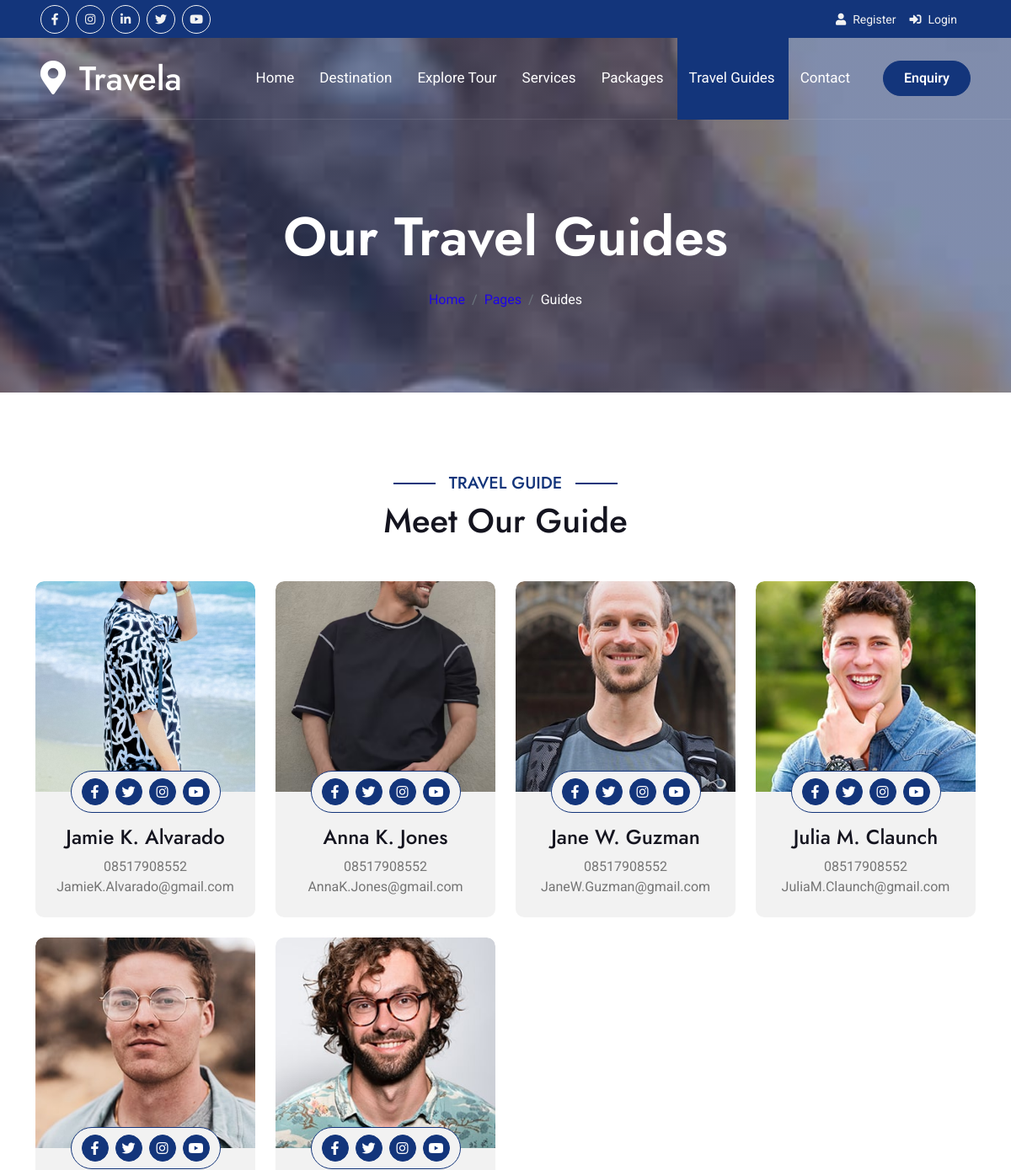
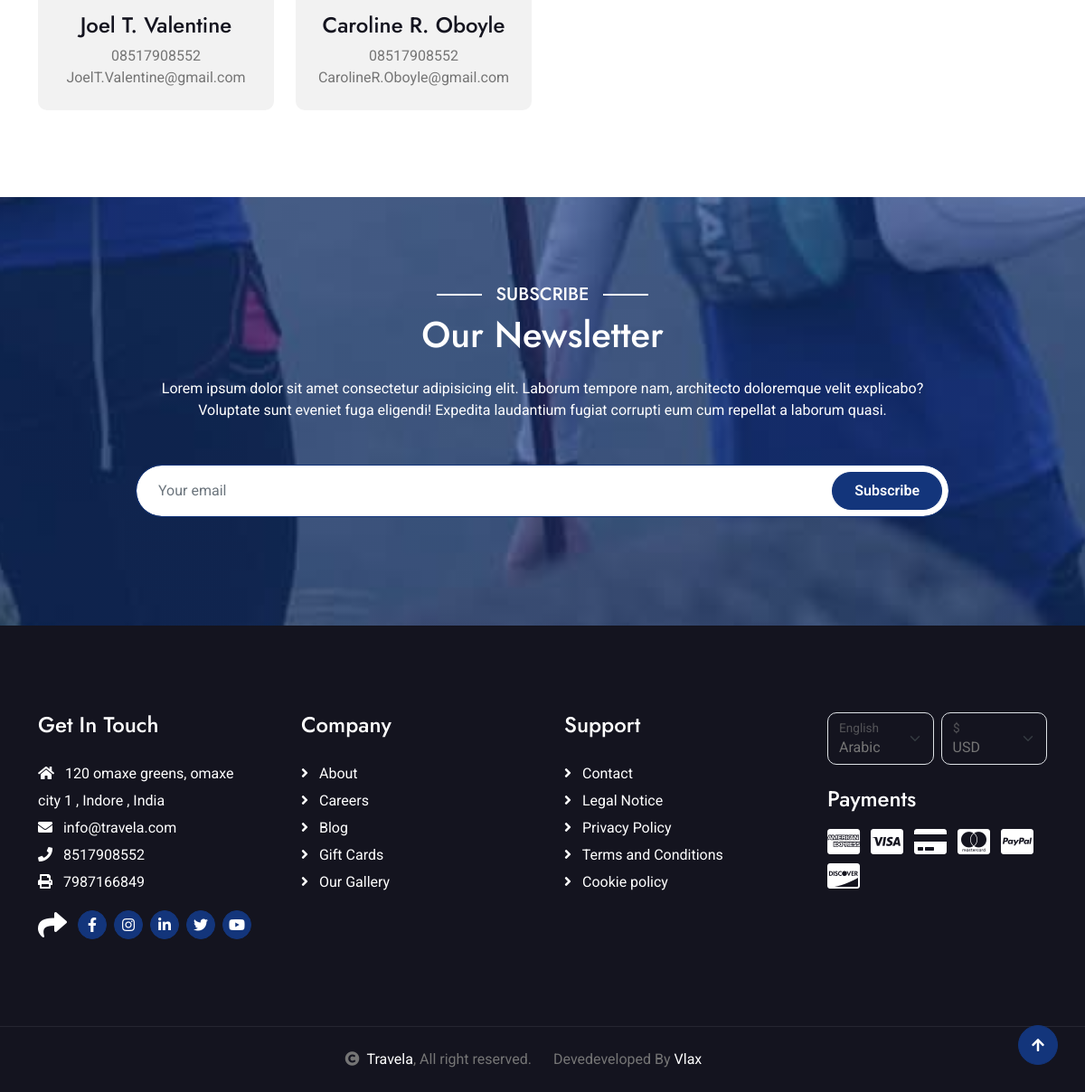
The page /travel-guides/ on the database its author committed (2 pictures, top to bottom).
### setting/models.py (models this page shows, shortened)
class SocialMediaLink(models.Model):
    social_media_title = models.CharField(max_length=50, verbose_name='Social Media Platform')
    social_media_url = models.CharField(max_length=50, verbose_name='Social Media URL')
    social_media_icon = models.CharField(max_length=50, verbose_name='Social Media icon')
    is_active = models.BooleanField(default=True)
    class Meta:
        verbose_name = 'Social Media Link'
        verbose_name_plural = 'Social Media Links'
        ordering = ['social_media_title']  # Order by platform name

class Setting(models.Model):
    site_name = models.CharField(max_length=100, verbose_name='Site Name')
    site_keywords = models.CharField(max_length=255, verbose_name='Site Keywords')
    site_email = models.EmailField(verbose_name='Site Email')
    site_hr_email = models.EmailField(verbose_name='Hr Email')
    site_phone = models.CharField(max_length=20, verbose_name='Site Phone')
    site_fax = models.CharField(max_length=20, verbose_name='Site FAX')
    site_address = models.CharField(max_length=255, verbose_name='Site Address')
    site_contry = models.CharField(max_length=255, verbose_name='Contry')
    site_city = models.CharField(max_length=255, verbose_name='City')
    site_logo = models.FileField(upload_to=logo_image_upload_path,max_length=250,null=True,default=None)
    site_description = models.TextField(verbose_name='Site Description')
    class Meta:
        verbose_name = 'Web Setting'
        verbose_name_plural = 'Website Setting'
        ordering = ['site_name']  # Order by site name

### travelGuides/models.py (models this page shows, shortened)
class TravelGuide(models.Model):
    name = models.CharField(max_length=200)
    phone_no = models.CharField(max_length=15, blank=True, null=True)
    address = models.CharField(max_length=255)
    email = models.EmailField(max_length=254, blank=True, null=True)
    description = models.TextField()
    image = models.FileField(upload_to=user_image_upload_path, blank=True, null=True)
    facebook_link = models.URLField(max_length=200, blank=True, null=True)
    instagram_link = models.URLField(max_length=200, blank=True, null=True)
    twitter_link = models.URLField(max_length=200, blank=True, null=True)
    youtube_link = models.URLField(max_length=200, blank=True, null=True)
    created_at = models.DateTimeField(auto_now_add=True)
    updated_at = models.DateTimeField(auto_now=True)
    is_active = models.BooleanField(default=True)
    class Meta:
        verbose_name_plural = "Travel Guides"
        ordering = ['-created_at']

### dj_19/views.py (the view)
# urls.py: path('travel-guides/', views.travelGuides, name='travelGuides'),
def travelGuides(request):
    guides_list = TravelGuide.objects.filter(is_active=True).order_by('-created_at')
    return render(request, 'pages/travel_guides.html',{'title': 'Guides','breadcrumb_title': 'Our Travel Guides','guides_list': guides_list})

### templates/pages/travel_guides.html
{% extends 'main_templates.html' %}
{% block content %}
{% load static %}
{% include 'include/breadcrumb.html' %}
        <div class="container-fluid guide py-5">
            <div class="container py-5">
                <div class="mx-auto text-center mb-5" style="max-width: 900px;">
                    <h5 class="section-title px-3">Travel Guide</h5>
                    <h1 class="mb-0">Meet Our Guide</h1>
                </div>
                <div class="row g-4">
                    {% for guidesItem in guides_list %}
                    <div class="col-md-6 col-lg-3">
                        <div class="guide-item">
                            <div class="guide-img">
                                <div class="guide-img-efects">
                                    {% if guidesItem.image %}
                                    <a href="{% url 'travelGuidesInfo' guidesItem.id %}"><img src="{{guidesItem.image.url}}" class="img-fluid w-100 rounded-top" alt="Image" style="height: 250px; width: 300px; object-fit: cover;"></a>
                                    {% else %}
                                    <a href="{% url 'travelGuidesInfo' guidesItem.id %}"><img src="{% static 'default_guides.jpg' %}" class="img-fluid w-100 rounded-top" alt="Placeholder Image" style="height: 250px; width: 300px; object-fit: cover;"></a>
                                    {% endif %}
                                </div>
                                <div class="guide-icon rounded-pill p-2">
                                    <a class="btn btn-square btn-primary rounded-circle mx-1" href="{{guidesItem.facebook_link}}" target="_blank"><i class="fab fa-facebook-f"></i></a>
                                    <a class="btn btn-square btn-primary rounded-circle mx-1" href="{{guidesItem.twitter_link}}" target="_blank"><i class="fab fa-twitter"></i></a>
                                    <a class="btn btn-square btn-primary rounded-circle mx-1" href="{{guidesItem.instagram_link}}" target="_blank"><i class="fab fa-instagram"></i></a>
                                    <a class="btn btn-square btn-primary rounded-circle mx-1" href="{{guidesItem.youtube_link}}" target="_blank"><i class="fab fa-youtube"></i></a>
                                </div>
                            </div>
                            <div class="guide-title text-center rounded-bottom p-4">
                                <div class="guide-title-inner">
                                    <a href="{% url 'travelGuidesInfo' guidesItem.id %}"><h4 class="mt-3">{{guidesItem.name}}</h4></a>
                                    <p class="mb-0">{{guidesItem.phone_no}}</p>
                                    <p class="mb-0">{{guidesItem.email}}</p>
                                </div>
                            </div>
                        </div>
                    </div>
                    {% empty %}
                    <div class="col-md-12 col-lg-12">
                        <h3 class="text-center">No Guides information added</h3>
                    </div>
                    {% endfor %}
                </div>
            </div>
        </div>
{% endblock %}

### templates/include/topbar.html (shortened to what this page needs)
<div class="container-fluid bg-primary px-5 d-none d-lg-block">
            <div class="row gx-0">
                <div class="col-lg-8 text-center text-lg-start mb-2 mb-lg-0">
                    <div class="d-inline-flex align-items-center" style="height: 45px;">
                        {% for linkInfo in social_links %}
                        <a class="btn btn-sm btn-outline-light btn-sm-square rounded-circle me-2" href="{{linkInfo.social_media_url}}" target="_blank"><i class="{{linkInfo.social_media_icon}} fw-normal"></i></a>
                        {% endfor %}
                    </div>
                </div>
                <div class="col-lg-4 text-center text-lg-end">
                    <div class="d-inline-flex align-items-center" style="height: 45px;">
                        {% if user.is_authenticated and not user.is_superuser %}
                        <div class="dropdown">
                            <a href="#" class="dropdown-toggle text-light" data-bs-toggle="dropdown"><small><i class="fa fa-home me-2"></i> Welcome , {{request.user.first_name |capfirst}} {{request.user.last_name |capfirst}} </small></a>
                            <div class="dropdown-menu rounded">
                                <a href="{% url 'dashboard' %}" class="dropdown-item"><i class="fas fa-home me-2"></i>Dashboard</a>
                                <a href="{% url 'bookingList' %}" class="dropdown-item"><i class="fas fa-comment-alt me-2"></i> Booking List</a>
                                <a href="{% url 'travelEnquiry' %}" class="dropdown-item"><i class="fas fa-question-circle me-2"></i> Travel Enquiry</a>
                                <a href="{% url 'userGallery' %}" class="dropdown-item"><i class="fas fa-camera-retro me-2"></i> Gallery</a>
                                <a href="{% url 'userProfile' %}" class="dropdown-item"><i class="fas fa-user-alt me-2"></i> My Profile</a>
                                <a href="{% url 'changePassword' %}" class="dropdown-item"><i class="fas fa-cog me-2"></i> Account Settings</a>
                                <a href="{% url 'logout' %}" class="dropdown-item"><i class="fas fa-power-off me-2"></i> Log Out</a>
                            </div>
                        </div>
                        {% else  %}
                            <a href="javascript:void(0)" data-bs-toggle="modal" data-bs-target="#myRegisterModal"><small class="me-3 text-light"><i class="fa fa-user me-2"></i>Register</small></a>
                            <a href="javascript:void(0)" data-bs-toggle="modal" data-bs-target="#myLoginModal"><small class="me-3 text-light"><i class="fa fa-sign-in-alt me-2"></i>Login</small></a>
                        {% endif %}
                    </div>
                </div>
            </div>
        </div>

### templates/include/navbar.html (shortened to what this page needs)
 <nav class="navbar navbar-expand-lg navbar-light px-4 px-lg-5 py-3 py-lg-0">
                <a href="" class="navbar-brand p-0">
                    <h1 class="m-0"><i class="fa fa-map-marker-alt me-3"></i>{{ site_name|default:'Travela & Tourism' }}</h1>
                </a>
                <div class="collapse navbar-collapse" id="navbarCollapse">
                    <div class="navbar-nav ms-auto py-0">
                        <a href="{% url 'home' %}" class="nav-item nav-link {% if request.path == '/' %} active {% endif %} ">Home</a>
                        <a href="{% url 'destination' %}" class="nav-item nav-link {% if '/destination/' in request.path  %} active {% endif %}">Destination</a>
                        <a href="{% url 'exploreTour' %}" class="nav-item nav-link {% if request.path == '/explore-tour/' %} active {% endif %}">Explore Tour</a>
                        <a href="{% url 'services' %}" class="nav-item nav-link {% if '/services/' in request.path %} active {% endif %}">Services </a>
                        <a href="{% url 'packages_list' %}" class="nav-item nav-link {% if '/packages/' in request.path %} active {% endif %}">Packages</a>
                        <a href="{% url 'travelGuides' %}" class="nav-item nav-link {% if '/guide/' in request.path or request.path == '/travel-guides/' %}active{% endif %}">Travel Guides</a>
                        <a href="{% url 'contact' %}" class="nav-item nav-link {% if request.path == '/contact/' %} active {% endif %}">Contact</a>
                    </div>
                    <a href="{% url 'booking' %}" class="btn btn-primary rounded-pill py-2 px-4 ms-lg-4">Enquiry</a>
                </div>
            </nav>

### templates/include/footer.html (shortened to what this page needs)
<div class="container-fluid footer py-5">
    <div class="container py-5">
        <div class="row g-5">
            <div class="col-md-6 col-lg-6 col-xl-3">
                <div class="footer-item d-flex flex-column">
                    <h4 class="mb-4 text-white">Get In Touch</h4>
                    <a href=""><i class="fas fa-home me-2"></i> {{site_address}} , {{site_city}} , {{site_contry}}</a>
                    <a href=""><i class="fas fa-envelope me-2"></i> {{site_email}}</a>
                    <a href=""><i class="fas fa-phone me-2"></i> {{site_phone}}</a>
                    <a href="" class="mb-3"><i class="fas fa-print me-2"></i> {{site_fax}}</a>
                    <div class="d-flex align-items-center">
                        <i class="fas fa-share fa-2x text-white me-2"></i>
                        {% for linkInfo in social_links %}
                        <a class="btn-square btn btn-primary rounded-circle mx-1" href="{{linkInfo.social_media_url}}" target="_blank"><i class="{{linkInfo.social_media_icon}}"></i></a>
                        {% endfor %}
                    </div>
                </div>
            </div>
            <div class="col-md-6 col-lg-6 col-xl-3">
                <div class="footer-item d-flex flex-column">
                    <h4 class="mb-4 text-white">Company</h4>
                    <a href="{% url 'about' %}"><i class="fas fa-angle-right me-2"></i> About</a>
                    <a href="{% url 'careers' %}"><i class="fas fa-angle-right me-2"></i> Careers</a>
                    <a href="{% url 'blog' %}"><i class="fas fa-angle-right me-2"></i> Blog</a>
                    <a href="#"><i class="fas fa-angle-right me-2"></i> Gift Cards</a>
                    <a href="{% url 'gallery' %}"><i class="fas fa-angle-right me-2"></i> Our Gallery</a>
                </div>
            </div>
            <div class="col-md-6 col-lg-6 col-xl-3">
                <div class="footer-item d-flex flex-column">
                    <h4 class="mb-4 text-white">Support</h4>
                    <a href="{% url 'contact' %}"><i class="fas fa-angle-right me-2"></i> Contact</a>
                    <a href="{% url 'cmsContent' slug='legal-notice' %}"><i class="fas fa-angle-right me-2"></i> Legal Notice</a>
                    <a href="{% url 'cmsContent' slug='privacy-policy' %}"><i class="fas fa-angle-right me-2"></i> Privacy Policy</a>
                    <a href="{% url 'cmsContent' slug='terms-and-conditions' %}"><i class="fas fa-angle-right me-2"></i> Terms and Conditions</a>
                    <a href="{% url 'cmsContent' slug='cookie-policy' %}"><i class="fas fa-angle-right me-2"></i> Cookie policy</a>
                </div>
            </div>
            <div class="col-md-6 col-lg-6 col-xl-3">
                <div class="footer-item">
                    <div class="row gy-3 gx-2 mb-4">
                        <div class="col-xl-6">
                            <form>
                                <div class="form-floating">
                                    <select class="form-select bg-dark border">
                                        <option value="1">Arabic</option>
                                    </select>
                                    <label>English</label>
                                </div>
                            </form>
                        </div>
                        <div class="col-xl-6">
                            <form>
                                <div class="form-floating">
                                    <select class="form-select bg-dark border">
                                        <option value="1">USD</option>
                                    </select>
                                    <label>$</label>
                                </div>
                            </form>
                        </div>
                    </div>
                    <h4 class="text-white mb-3">Payments</h4>
                    <div class="footer-bank-card">
                        <a href="#" class="text-white me-2"><i class="fab fa-cc-amex fa-2x"></i></a>
                        <a href="#" class="text-white me-2"><i class="fab fa-cc-visa fa-2x"></i></a>
                        <a href="#" class="text-white me-2"><i class="fas fa-credit-card fa-2x"></i></a>
                        <a href="#" class="text-white me-2"><i class="fab fa-cc-mastercard fa-2x"></i></a>
                        <a href="#" class="text-white me-2"><i class="fab fa-cc-paypal fa-2x"></i></a>
                        <a href="#" class="text-white"><i class="fab fa-cc-discover fa-2x"></i></a>
                    </div>
                </div>
            </div>
        </div>
    </div>
</div>

### templates/include/copyright.html
<div class="container-fluid copyright text-body py-4">
<div class="container">
    <div class="row g-4 align-items-center">
        <div class="col-md-6 text-center text-md-end mb-md-0">
            <i class="fas fa-copyright me-2"></i><a class="text-white" href="#">{{ site_name|default:'Travela & Tourism' }}</a>, All right reserved.
        </div>
        <div class="col-md-6 text-center text-md-start">
            Devedeveloped By <a class="text-white" href="{{devedeveloped_url}}" target="_blank">{{devedeveloped_by}}</a>
        </div>
    </div>
</div>
</div>

### rows shown on the page
Setting: site_name "Travela", site_address "120 omaxe greens, omaxe city 1", site_city "Indore", site_contry "India", site_email "info@travela.com", site_phone "8517908552", site_fax "7987166849"
TravelGuide: image (picture), name "Jamie K. Alvarado", phone_no "08517908552", email "JamieK.Alvarado@gmail.com"
TravelGuide: image (picture), name "Anna K. Jones", phone_no "08517908552", email "AnnaK.Jones@gmail.com"
TravelGuide: image (picture), name "Jane W. Guzman", phone_no "08517908552", email "JaneW.Guzman@gmail.com"
TravelGuide: image (picture), name "Julia M. Claunch", phone_no "08517908552", email "JuliaM.Claunch@gmail.com"
TravelGuide: image (picture), name "Joel T. Valentine", phone_no "08517908552", email "JoelT.Valentine@gmail.com"
TravelGuide: image (picture), name "Caroline R. Oboyle", phone_no "08517908552", email "CarolineR.Oboyle@gmail.com"

### other values the page prints
{{ breadcrumb_title }} "Our Travel Guides"
{{ title }} "Guides"
{{ devedeveloped_by }} "Vlax"
